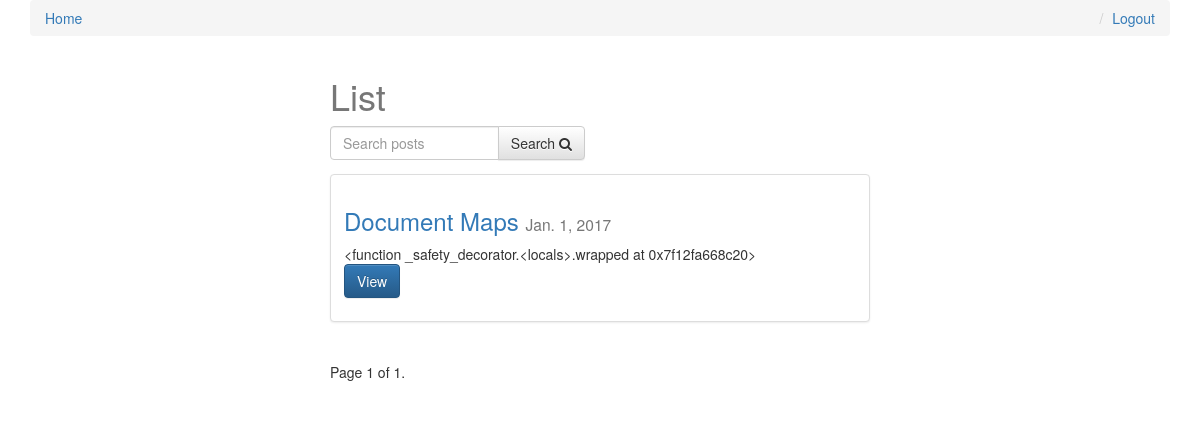
Screenshot of / (signed in) with the database file from the repository.
### posts/models.py (models this page shows, shortened)
class Post(models.Model):
    user = models.ForeignKey(settings.AUTH_USER_MODEL, default=1)
    title = models.CharField(max_length=120)
    slug = models.SlugField(unique=True)
    image = models.ImageField(upload_to=upload_location,
            null=True,
            blank=True,
            width_field="width_field",
            height_field="height_field")
    height_field = models.IntegerField(default=0)
    width_field = models.IntegerField(default=0)
    content = models.TextField()
    draft = models.BooleanField(default=False)
    publish = models.DateField(auto_now=False, auto_now_add=False)
    read_time =  models.IntegerField(default=0) # models.TimeField(null=True, blank=True) #assume minutes
    updated = models.DateTimeField(auto_now=True, auto_now_add=False)
    timestamp = models.DateTimeField(auto_now=False, auto_now_add=True)
    objects = PostManager()
    def get_absolute_url(self):
        return reverse("posts:detail", kwargs={"slug": self.slug})
    class Meta:
        ordering = ["-timestamp", "-updated"]
    def get_markdown(self):
        content = self.content
        markdown_text = markdown(content)
        return mark_safe(markdown_text)

### posts/views.py (the view, shortened to what this page needs)
# urls.py: url(r'^$', post_list, name='list'),
def post_list(request):
    today = timezone.now().date()
    queryset_list = Post.objects.active()  # .order_by("-timestamp")
    if request.user.is_staff or request.user.is_superuser:
        queryset_list = Post.objects.all()
    query = request.GET.get("q")
    paginator = Paginator(queryset_list, 8)  # Show 25 contacts per page
    page_request_var = "page"
    page = request.GET.get(page_request_var)
    try:
        queryset = paginator.page(page)
    except PageNotAnInteger:
        queryset = paginator.page(1)
    except EmptyPage:
        queryset = paginator.page(paginator.num_pages)
    context = {
        "object_list": queryset,
        "title": "List",
        "page_request_var": page_request_var,
        "today": today,
    }
    return render(request, "post_list.html", context)

### posts/models.py (called while the page is built)
    def active(self, *args, **kwargs):
        return super(PostManager, self).filter(draft=False).filter(publish__lte=timezone.now())

### templates/post_list.html (shortened to what this page needs)
{% extends "base.html" %}
{% block content %}
<div class='col-sm-6 col-sm-offset-3'>
    <h1>{{ title }}</h1>
<form method='GET' action='' class='row'>
        <div class='col-sm-6'>
            <div class='input-group'>
                <input class='form-control' type='text' name='q' placeholder='Search posts' value='{{ request.GET.q }}'/>
                <span class='input-group-btn'>
                    <button class='btn btn-default' type='submit'>Search <i class="fa fa-search"></i></button>
                </span>
            </div>
        </div>
</form>
{% for obj in object_list %}
<div class="row">
  <div class="col-sm-12">
    <div class="thumbnail">
      <div class="caption post-detail-item">
        <h3><a href='{{ obj.get_absolute_url }}'>{{ obj.title }}</a> <small>{{ obj.publish }}</small></h3>
        {{ obj.get_markdown|truncatechars_html:120 }}
        <p><a href="{{ obj.get_absolute_url }}" class="btn btn-primary" role="button">View</a></p>
      </div>
    </div>
  </div>
</div>
{% endfor %}
<div class="pagination">
    <span class="step-links">
        <span class="current">
            Page {{ object_list.number }} of {{ object_list.paginator.num_pages }}.
        </span>
    </span>
</div>
</div>
{% endblock content %}

### static/css/base.css (style rules this page uses)
h1 { color: #777777; }

### rows the page displays
Post: title "Document Maps", publish "Jan. 1, 2017", get_markdown "<function _safety_decorator.<locals>.wrapped at 0x7f12fa668c20>"

### other values shown
{{ title }} "List"
{{ object_list.number }} "1"
{{ object_list.paginator.num_pages }} "1"
